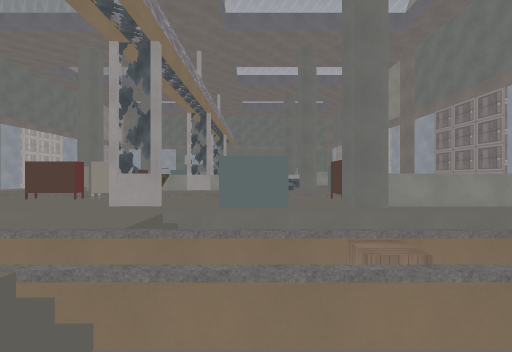
view 1 (above)

20 first-person views from a walk through a Godot game level. The camera is 1.5 m above the floor, looks level and sees 90° across. The floor is counted in squares, 2 m on a side. Each view is taken from the middle of a square. On the plan, view 1 faces up. The plan holds only what a view shows up to about 9 squares ahead; the rest is blank. The place goes on beyond the plan. Some surface patterns are stand-ins.

view 2
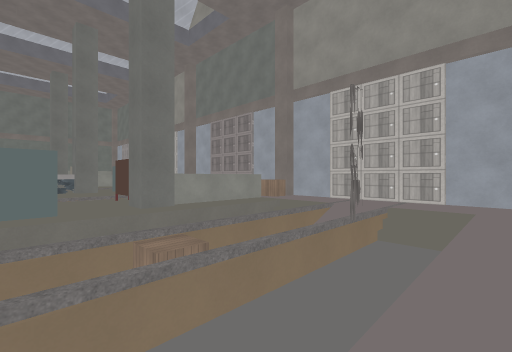

view 3
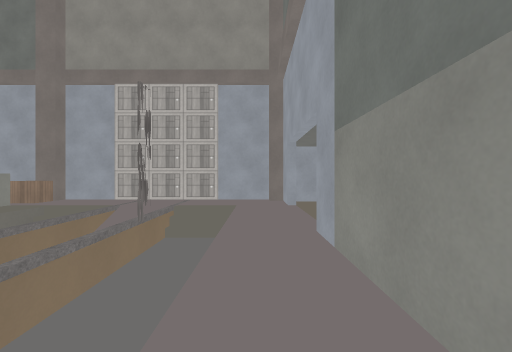

view 4
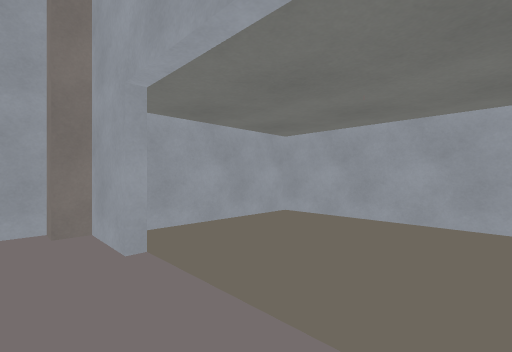

view 5
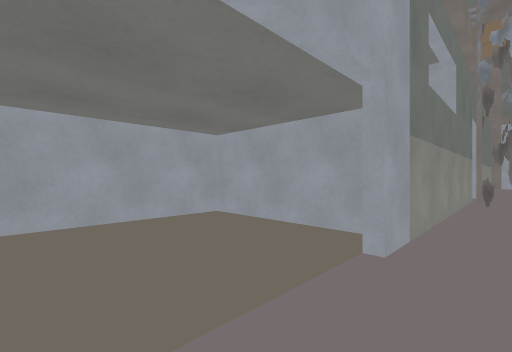

view 6
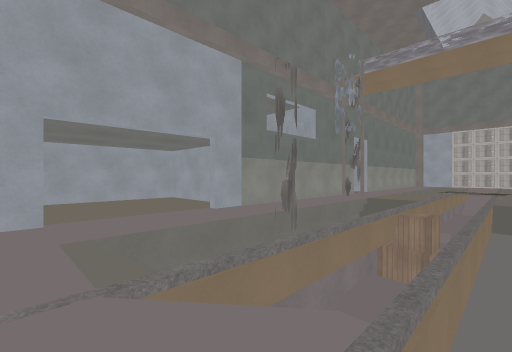

view 7
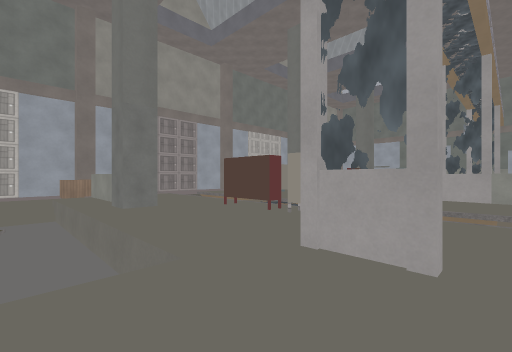

view 8
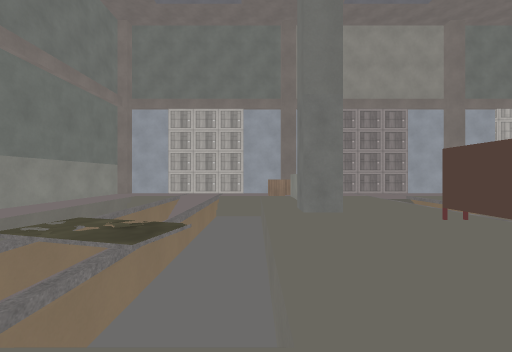

view 9
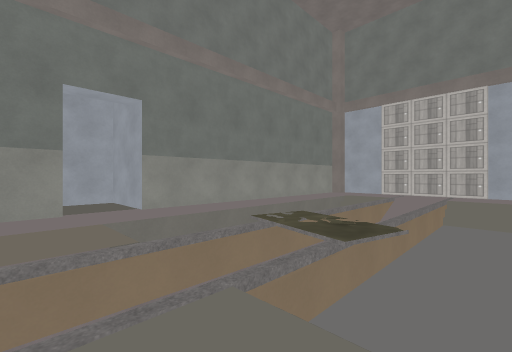

view 10
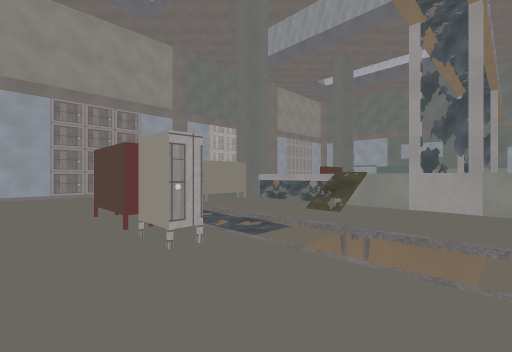

view 11
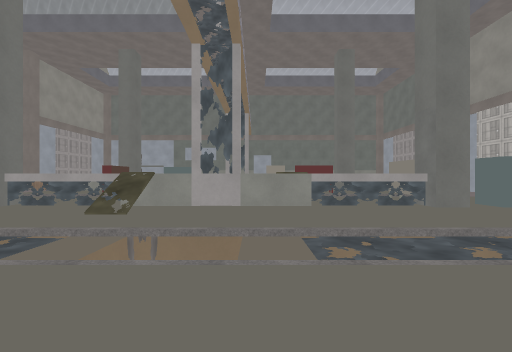

view 12
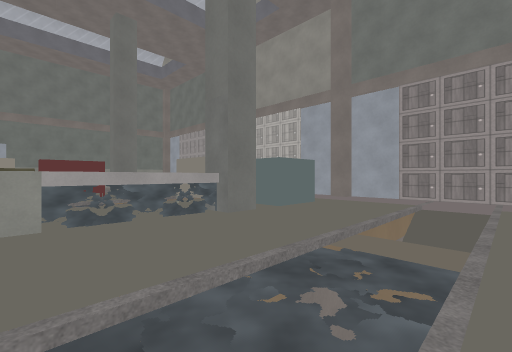

view 13
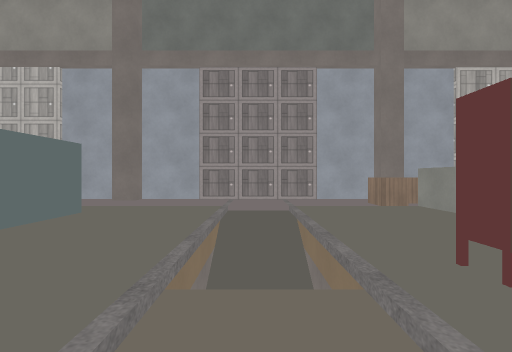

view 14
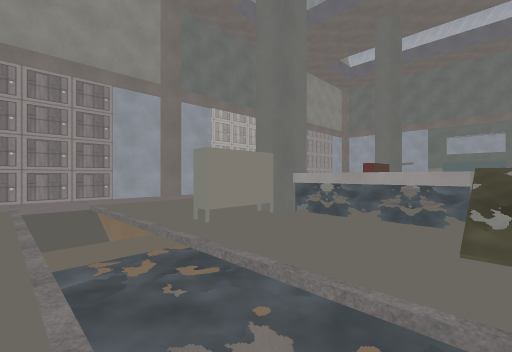

view 15
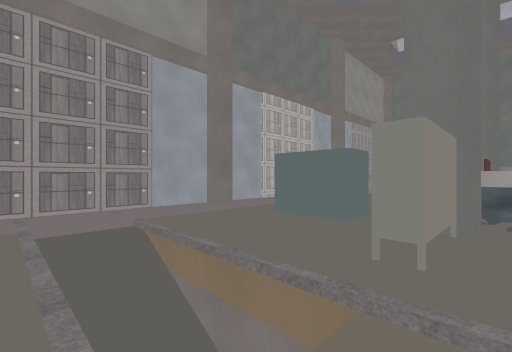

view 16
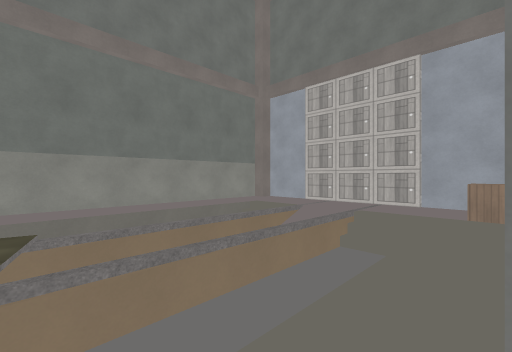

view 17
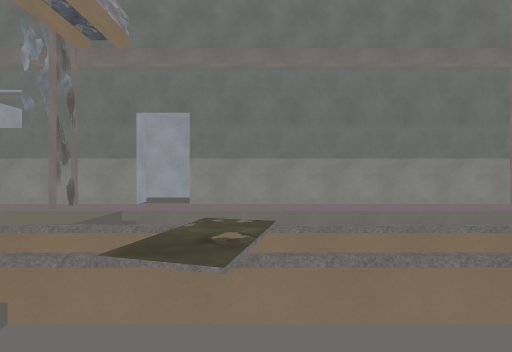

view 18
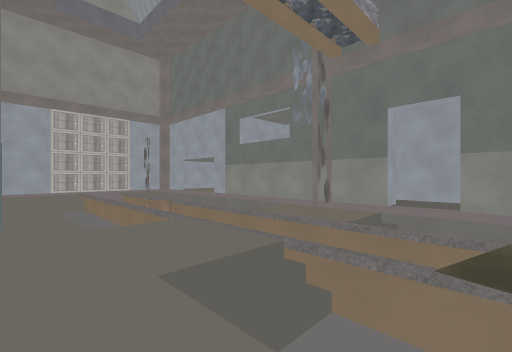

view 19
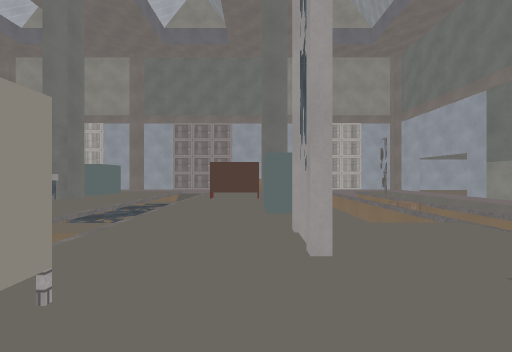

view 20
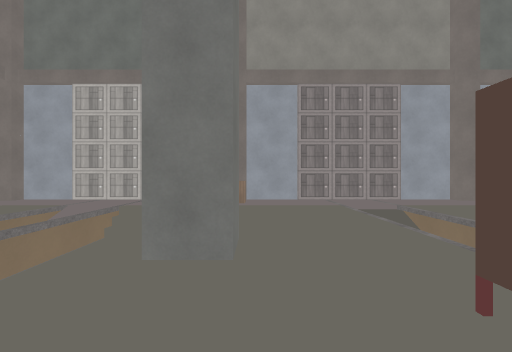

### Floor plan
Key: @ floor where view 1 was taken; # wall or solid block; x gap in a wall; . main floor; - floor 0.25 m lower than the main floor; _ floor 1.25 m lower than the main floor; / step, stairs or slope; = window, fence, low wall or low ledge; ^ raised ledge; v drop or lower ground.
Columns run from 15 left of view 1 to 9 right of it. Each row starts with its distance up from view 1.
 16 ##    ....     ....
 15 #..  .....     ...#    .#
 14 #... #####    /..### ...#
 13 ##..####../###.######..##
 12 #.....#.../.............#
 11 ##.....................##
 10  #.////----- -----/ //.#
  9 ##.....................##
  8 #.......#x#.......#.....#
  7 #.................#...^.#
  6  #^####.....#..#..####^#
  5  ../////////./////////..
  4  #.=_____^_/./______==.#
  3  #./=====#=///===^==v/.#
  2  #./^===^^=///===^==^=.#
  1  ../       /./_______/..
  0  ............#.@........
 -1  #########..###//##...##
 -2          #..     #.....#
 -3          ####    #.....#
 -4                  #.....#
 -5                  #######

Where each view was taken, in squares from view 1:
view 1: 0 up, 0 right, facing up
view 2: 0 up, 0 right, facing up-right
view 3: 0 up, 0 right, facing right
view 4: 0 up, 4 right, facing down-right
view 5: 0 up, 6 right, facing down-left
view 6: 4 up, 7 right, facing down-left
view 7: 4 up, 2 left, facing up-left
view 8: 5 up, 3 left, facing left
view 9: 5 up, 3 left, facing down-left
view 10: 7 up, 2 left, facing up-left
view 11: 7 up, 2 left, facing up
view 12: 9 up, 1 left, facing up-right
view 13: 10 up, 1 right, facing right
view 14: 9 up, 5 left, facing up-left
view 15: 9 up, 8 left, facing up-left
view 16: 6 up, 7 left, facing down-left
view 17: 6 up, 7 left, facing down
view 18: 6 up, 6 left, facing down-right
view 19: 7 up, 6 left, facing right
view 20: 7 up, 6 left, facing left
